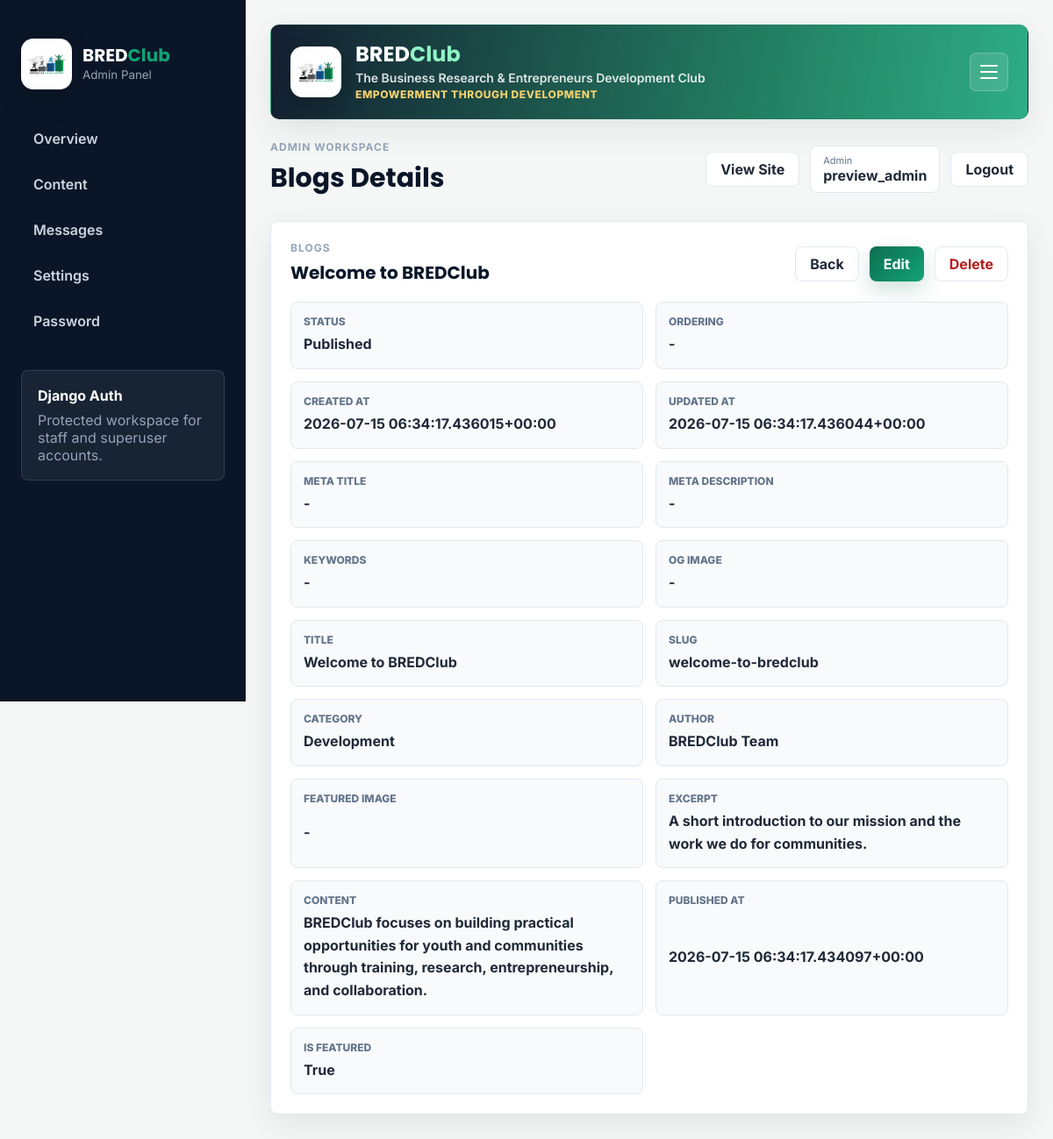
Page /dashboard/content/blogs/1/ (signed in) on the committed database.
### basic_app/models.py (models this page shows, shortened)
class BaseContentModel(models.Model):
    status = models.CharField(
        max_length=20,
        choices=PublishStatus.choices,
        default=PublishStatus.PUBLISHED,
    )
    ordering = models.PositiveIntegerField(default=0, db_index=True)
    created_at = models.DateTimeField(auto_now_add=True)
    updated_at = models.DateTimeField(auto_now=True)
    class Meta:
        abstract = True
        ordering = ("ordering", "-created_at")

class SEOMixin(models.Model):
    meta_title = models.CharField(max_length=160, blank=True)
    meta_description = models.CharField(max_length=255, blank=True)
    keywords = models.CharField(max_length=255, blank=True)
    og_image = models.ImageField(
        upload_to="seo/",
        blank=True,
        null=True,
        validators=[FileExtensionValidator(allowed_extensions=IMAGE_EXTENSIONS)],
    )
    class Meta:
        abstract = True

class Blog(BaseContentModel, SEOMixin):
    title = models.CharField(max_length=220)
    slug = models.SlugField(max_length=240, unique=True, blank=True)
    category = models.ForeignKey(
        Category,
        on_delete=models.SET_NULL,
        blank=True,
        null=True,
        related_name="blogs",
    )
    author = models.CharField(max_length=120, blank=True)
    featured_image = models.ImageField(
        upload_to="blogs/",
        blank=True,
        null=True,
        validators=[FileExtensionValidator(allowed_extensions=IMAGE_EXTENSIONS)],
    )
    excerpt = models.TextField(blank=True)
    content = models.TextField()
    published_at = models.DateTimeField(default=timezone.now)
    is_featured = models.BooleanField(default=False)
    class Meta(BaseContentModel.Meta):
        ordering = ("ordering", "-published_at")
        verbose_name = "Blog"
        verbose_name_plural = "Blogs"
    def __str__(self):
        return self.title

class Category(BaseContentModel, SEOMixin):
    name = models.CharField(max_length=120, unique=True)
    slug = models.SlugField(max_length=140, unique=True, blank=True)
    description = models.TextField(blank=True)
    class Meta(BaseContentModel.Meta):
        verbose_name = "Category"
        verbose_name_plural = "Categories"
    def __str__(self):
        return self.name

### dashboard/views.py (the view)
# urls.py: path('content/<slug:module>/<int:pk>/', views.module_detail, name='module_detail'),
@dashboard_required
def module_detail(request, module, pk):
    config = get_module_config(module)
    obj = get_object_or_404(config["model"], pk=pk)
    return render(
        request,
        "dashboard/module_detail.html",
        {
            "module": config,
            "object": obj,
            "fields": detail_fields(obj),
        },
    )

### basic_app/context_processors.py (called while the page is built)
def global_site_context(request):
    site_settings = SiteSettings.load() or SiteSettings()
    organization_info = OrganizationInformation.load() or OrganizationInformation()
    social_links = SocialLink.objects.filter(status=PublishStatus.PUBLISHED).order_by("ordering", "platform")
    return {
        "site_settings": site_settings,
        "organization_info": organization_info,
        "social_links": social_links,
        "canonical_url": request.build_absolute_uri(request.path),
    }

### basic_app/models.py (called while the page is built)
    @classmethod
    def load(cls):
        return cls.objects.filter(status=PublishStatus.PUBLISHED).order_by("ordering", "-updated_at").first()

    @classmethod
    def load(cls):
        return cls.objects.filter(status=PublishStatus.PUBLISHED).order_by("ordering", "-updated_at").first()

### dashboard/views.py (called while the page is built)
def is_dashboard_user(user):
    return user.is_authenticated and (user.is_staff or user.is_superuser)

def dashboard_required(view_func):
    @wraps(view_func)
    @login_required(login_url="dashboard:login")
    def wrapped(request, *args, **kwargs):
        if not is_dashboard_user(request.user):
            messages.error(request, "Your account does not have dashboard access.")
            return redirect("home:index")
        return view_func(request, *args, **kwargs)
    return wrapped

def get_module_config(module):
    config = DASHBOARD_MODULES.get(module)
    if not config:
        raise Http404("Dashboard module not found.")
    form_class = DASHBOARD_MODEL_FORMS.get(module)
    if not form_class:
        raise Http404("Dashboard form not found.")
    return {**config, "form_class": form_class, "slug": module}

def detail_fields(obj):
    fields = []
    for field in obj._meta.fields:
        if field.name == "id":
            continue
        value = getattr(obj, field.name)
        display_method = getattr(obj, f"get_{field.name}_display", None)
        if display_method:
            value = display_method()
        is_file = hasattr(value, "url") if value else False
        fields.append(
            {
                "label": field.verbose_name.title(),
                "value": value,
                "is_file": is_file,
            }
        )
    return fields

### dashboard/templates/dashboard/module_detail.html (shortened to what this page needs)
{% extends 'dashboard/base.html' %}
{% block page_title %}{{ module.title }} Details{% endblock %}
{% block content %}
<section class="panel">
    <div class="panel-heading">
        <div>
            <span class="panel-kicker">{{ module.title }}</span>
            <h2>{{ object }}</h2>
        </div>
        <div class="topbar-actions">
            <a class="soft-btn" href="{% url 'dashboard:module_list' module.slug %}">Back</a>
            <a class="primary-btn" href="{% url 'dashboard:module_update' module.slug object.pk %}">Edit</a>
            <a class="soft-btn danger" href="{% url 'dashboard:module_delete' module.slug object.pk %}">Delete</a>
        </div>
    </div>
    <div class="detail-grid">
        {% for field in fields %}
        <div class="detail-item">
            <span>{{ field.label }}</span>
            {% if field.is_file %}
                <a href="{{ field.value.url }}" target="_blank" rel="noopener">Open file</a>
            {% else %}
                <strong>{{ field.value|default:"-"|linebreaksbr }}</strong>
            {% endif %}
        </div>
        {% endfor %}
    </div>
</section>
{% endblock %}

### dashboard/templates/dashboard/base.html (shortened to what this page needs)
{% load static %}
<!DOCTYPE html>
<html lang="en">
<head>
    <link rel="stylesheet" href="{% static 'css/dashboard.css' %}">
</head>
<body>
    <div class="dashboard-shell">
        <aside class="dashboard-sidebar">
            <a href="{% url 'dashboard:overview' %}" class="dashboard-brand">
                <span class="banner-logo">
                    <img src="{% static 'icons/logo.jpg' %}" alt="Logo" width="50">
                </span>
                <span>
                    <strong class="banner-brand">BRED<span>Club</span></strong>
                    <small>Admin Panel</small>
                </span>
            </a>
            <nav class="dashboard-nav" aria-label="Dashboard navigation">
                <a href="{% url 'dashboard:overview' %}" class="{% if request.resolver_match.url_name == 'overview' %}active{% endif %}">
                    <span>Overview</span>
                </a>
                <a href="{% url 'dashboard:content' %}" class="{% if request.resolver_match.url_name == 'content' %}active{% endif %}">
                    <span>Content</span>
                </a>
                <a href="{% url 'dashboard:messages' %}" class="{% if request.resolver_match.url_name == 'messages' %}active{% endif %}">
                    <span>Messages</span>
                </a>
                <a href="{% url 'dashboard:settings' %}" class="{% if request.resolver_match.url_name == 'settings' %}active{% endif %}">
                    <span>Settings</span>
                </a>
                <a href="{% url 'dashboard:password_change' %}" class="{% if request.resolver_match.url_name == 'password_change' %}active{% endif %}">
                    <span>Password</span>
                </a>
            </nav>
            <div class="sidebar-card">
                <span>Django Auth</span>
                <p>Protected workspace for staff and superuser accounts.</p>
            </div>
        </aside>
        <main class="dashboard-main">
            <section class="dashboard-banner">
                <div class="banner-brand">
                    <span class="banner-logo">
                        <img src="{% static 'icons/logo.jpg' %}" alt="Logo" width="50">
                    </span>
                    <div>
                        <strong>BRED<span>Club</span></strong>
                        <p>The Business Research &amp; Entrepreneurs Development Club</p>
                        <small>Empowerment Through Development</small>
                    </div>
                </div>
                <button class="sidebar-toggle" type="button" data-sidebar-toggle aria-label="Toggle sidebar" aria-expanded="true">
                    <span></span>
                    <span></span>
                    <span></span>
                </button>
            </section>
            <header class="dashboard-topbar">
                <div>
                    <p class="eyebrow">Admin Workspace</p>
                    <h1>{% block page_title %}Dashboard{% endblock %}</h1>
                </div>
                <div class="topbar-actions">
                    <a href="{% url 'home:index' %}" class="ghost-btn">View Site</a>
                    <div class="admin-chip">
                        <span>{{ request.user.get_full_name|default:'Admin' }}</span>
                        <strong>{{ request.user.username|default:'Staff' }}</strong>
                    </div>
                    <form method="post" action="{% url 'dashboard:logout' %}">
                        <button type="submit" class="soft-btn">Logout</button>
                    </form>
                </div>
            </header>
            {% block content %}{% endblock %}
        </main>
    </div>
</body>
</html>

### rows in the picture
Blog: title "Welcome to BREDClub", value "2026-07-15 06:34:17.436015+00:00" "2026-07-15 06:34:17.436044+00:00" "-" "Welcome to BREDClub" "welcome-to-bredclub" "BREDClub Team" "-" "A short introduction to our mission and the work we do for communities." "BREDClub focuses on building practical opportunities for youth and communities through training, research, entrepreneurship, and collaboration." "2026-07-15 06:34:17.434097+00:00"
Category: label "CATEGORY", value "Development"

### other values in the picture
{{ module.title }} "Blogs"
{{ request.user.get_full_name|default:'Admin' }} "Admin"
{{ request.user.username|default:'Staff' }} "preview_admin"
{{ module.title }} "BLOGS"
{{ field.label }} "STATUS" "ORDERING" "CREATED AT" "UPDATED AT" "META TITLE" "META DESCRIPTION" "KEYWORDS" "OG IMAGE" "TITLE" "SLUG" "AUTHOR" "FEATURED IMAGE" "EXCERPT" "CONTENT" "PUBLISHED AT" "IS FEATURED"
{{ field.value|default:"-"|linebreaksbr }} "Published" "-" "-" "-" "-" "True"
